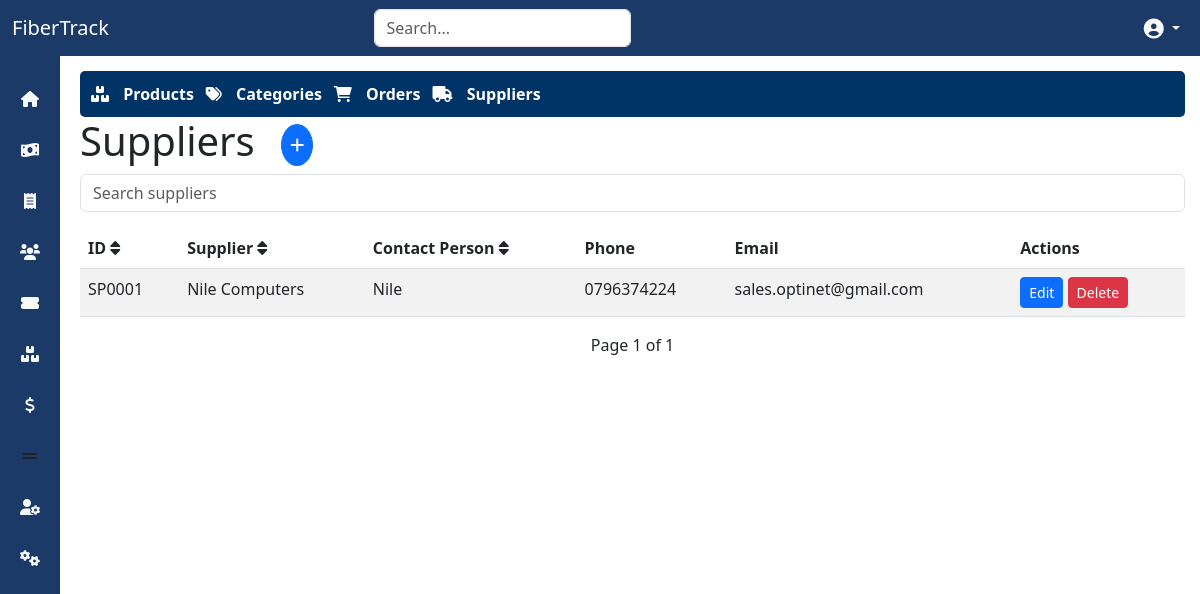
Page /suppliers/ (signed in) on the committed database.
### suppliers/models.py (models this page shows, shortened)
class Supplier(models.Model):
    supplier_id = models.CharField(max_length=10, unique=True, editable=False)
    name = models.CharField(max_length=255)
    contact_person = models.CharField(max_length=255, blank=True, null=True)
    phone = models.CharField(max_length=20, blank=True, null=True)
    email = models.EmailField(blank=True, null=True)
    address = models.TextField(blank=True, null=True)
    city = models.CharField(max_length=100, blank=True, null=True)
    country = models.CharField(max_length=100, blank=True, null=True)
    notes = models.TextField(blank=True, null=True)
    created_at = models.DateTimeField(auto_now_add=True)
    updated_at = models.DateTimeField(auto_now=True)

### suppliers/views.py (the view)
# urls.py: path('', views.supplier_list, name='supplier_list'),
@login_required(login_url='/auth/login/')
def supplier_list(request):
    query = request.GET.get('q')
    suppliers = Supplier.objects.all().order_by('name')
    if query:
        suppliers = suppliers.filter(name__icontains=query)
    paginator = Paginator(suppliers, 10)
    page_number = request.GET.get('page')
    page_obj = paginator.get_page(page_number)
    add_supplier_form = SupplierForm()
    edit_supplier_forms = {supplier.supplier_id: SupplierForm(instance=supplier) for supplier in suppliers}
    return render(request, 'suppliers/supplier_list.html', {
        'page_obj': page_obj,
        'query': query,
        'add_supplier_form': add_supplier_form,
        'edit_supplier_forms': edit_supplier_forms,
    })

### suppliers/forms.py
class SupplierForm(forms.ModelForm):
    class Meta:
        model = Supplier
        fields = ['name', 'contact_person', 'phone', 'email', 'address', 'city', 'country', 'notes']

### suppliers/templates/suppliers/supplier_list.html (shortened to what this page needs)
{% extends 'base.html' %}
{% block content %}
{% include 'inventory/inventory_navbar.html' %}
<div>
    <h1>
        Suppliers
        <button class="btn btn-primary ms-3" data-bs-toggle="modal" data-bs-target="#addSupplierModal" title="Add Supplier" style="padding: 0.5rem; border-radius: 50%; margin-left: 1rem;">
            <i class="fas fa-plus"></i>
        </button>
    </h1>
    <form class="mb-3">
        <input type="text" id="supplierSearch" placeholder="Search suppliers" class="form-control rounded-search">
    </form>
    <table class="table table-hover table-striped" id="supplierTable">
        <thead>
            <tr>
                <th onclick="sortTable(0)">ID <i class="fas fa-sort"></i></th>
                <th onclick="sortTable(1)">Supplier <i class="fas fa-sort"></i></th>
                <th onclick="sortTable(2)">Contact Person <i class="fas fa-sort"></i></th>
                <th>Phone</th>
                <th>Email</th>
                <th>Actions</th>
            </tr>
        </thead>
        <tbody>
            {% for supplier in page_obj %}
            <tr onclick="redirectToSupplierView('{{ supplier.supplier_id }}')">
                <td>{{ supplier.supplier_id }}</td>
                <td>{{ supplier.name }}</td>
                <td>{{ supplier.contact_person }}</td>
                <td>{{ supplier.phone }}</td>
                <td>{{ supplier.email }}</td>
                <td>
                    <a href="{% url 'edit_supplier' supplier.supplier_id %}" class="btn btn-primary btn-sm">Edit</a>
                    <button class="btn btn-danger btn-sm" data-bs-toggle="modal" data-bs-target="#deleteSupplierModal" onclick="openDeleteSupplierModal('{{ supplier.supplier_id }}'); event.stopPropagation();">Delete</button>
                </td>
            </tr>
            {% endfor %}
        </tbody>
    </table>
    <div class="d-flex justify-content-center">
        <span class="mx-2 align-self-center">Page {{ page_obj.number }} of {{ page_obj.paginator.num_pages }}</span>
    </div>
</div>
{% endblock %}

### static/css/style.css (style rules this page uses)
:root { --dark-blue: #1b3a67; --dark-red: #8b0000; --light-gray: #f8f9fa; }
body { background-color: var(--light-gray); }
form input, form select, form textarea { border: 1px solid #ced4da; border-radius: 5px; padding: 10px; box-shadow: none; transition: border-color 0.3s ease, box-shadow 0.3s ease; }
button { border-radius: 5px; transition: all 0.3s ease; }

### inventory/templates/inventory/inventory_navbar.html (style rules this page uses)
:root { --primary-color: #003366; --secondary-color: #8B0000; --hover-color: #4d4dff; }

### rows in the picture
Supplier: supplier_id "SP0001", name "Nile Computers", contact_person "Nile", phone "0796374224", email "sales.optinet@gmail.com"

### other values in the picture
{{ page_obj.number }} "1"
{{ page_obj.paginator.num_pages }} "1"
